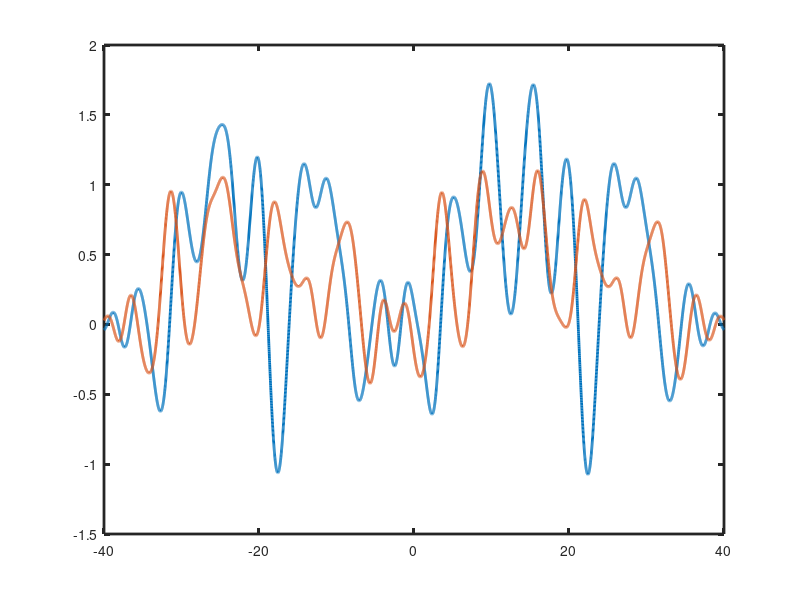
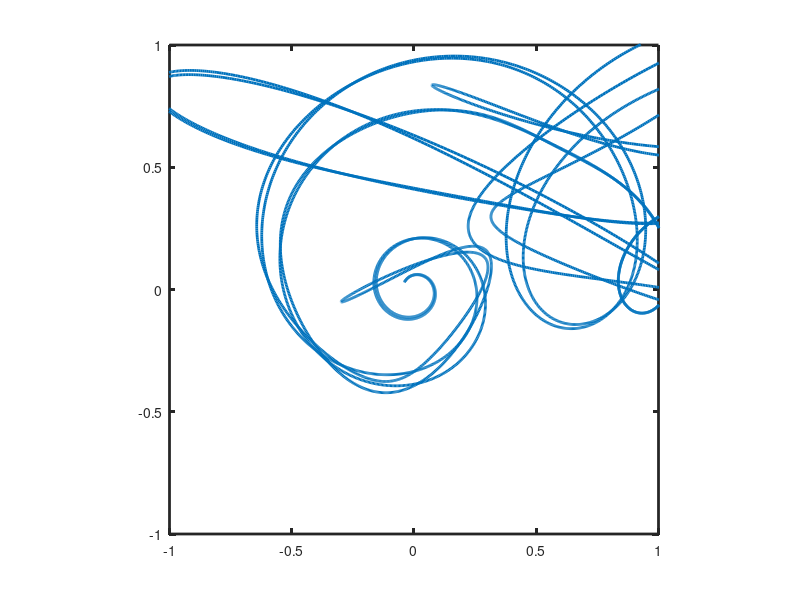

The MATLAB source for these figures, in order:
% GaussStringEvolve
%
% This routine plots IQ diagrams for strings of initially
% Gaussian pulses that evolve due to dispersion.
%

close all
zeta = 5.0                 %Distance evolution parameter
Tmax = 40.0                %Bit half-duration parameter
Tsep = 5.0                 %Bet separation

TC = -Tmax:0.01:Tmax;        %Range of time values
F = (1+j*zeta).^(-1/2);      %Gaussian shape factor

CU =  exp(-0.5*F.^2*(TC-5.5*Tsep).^2)...
    + exp(-0.5*F.^2*(TC-3.5*Tsep).^2) + exp(-0.5*F.^2*(TC-2.5*Tsep).^2)...
    + exp(-0.5*F.^2*(TC-1.5*Tsep).^2) + exp(-0.5*F.^2*(TC+2.5*Tsep).^2)...
    + exp(-0.5*F.^2*(TC+4.5*Tsep).^2) + exp(-0.5*F.^2*(TC+5.5*Tsep).^2);
RU = real(CU);
IU = imag(CU);
MU = RU.^2 + IU.^2;
plot(TC,[RU;IU]','Linewidth',2)
set(gca,'Linewidth',2)
figure
plot(RU,IU,'Linewidth',2)
axis([-1 1 -1 1])
axis square
set(gca,'Linewidth',2)